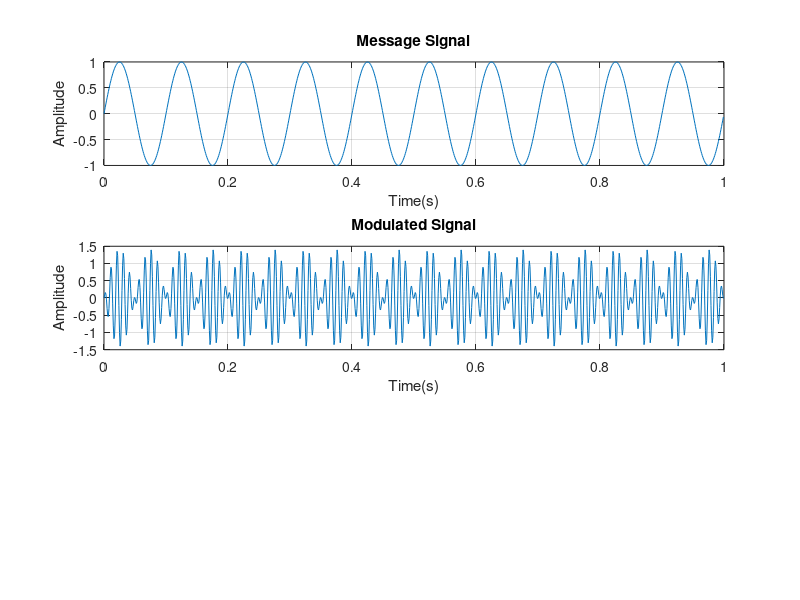
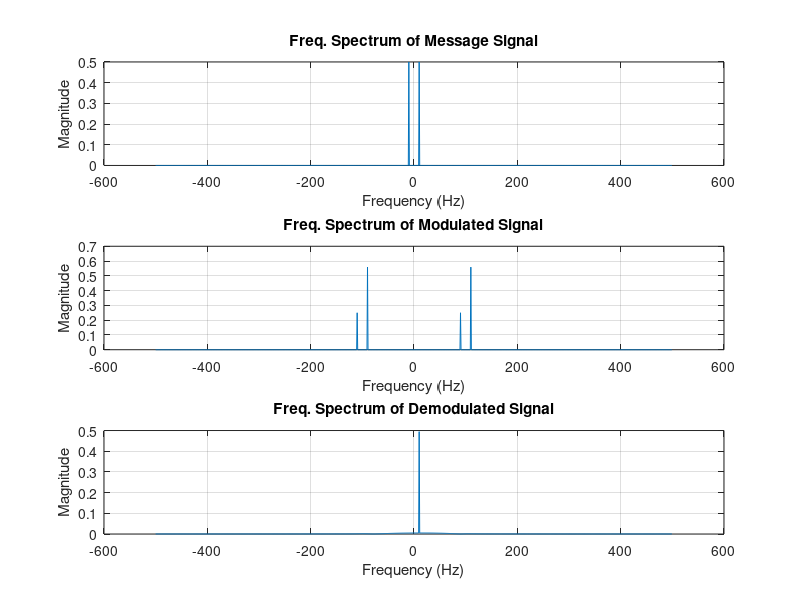
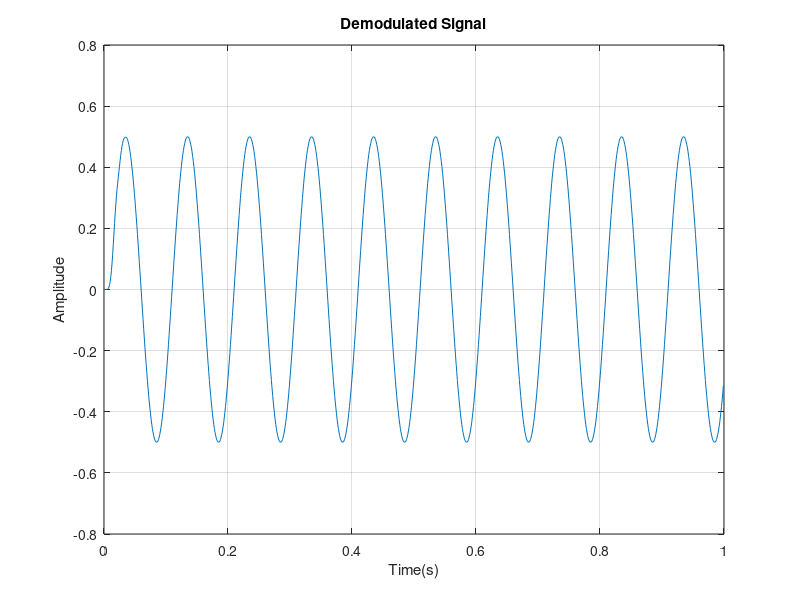

Reproduce these figures in MATLAB, in order.
clc
clear all
close all
Fs = 1000; %Sampling frequency
fc = 100; %Carrier Frequency
fm = 10;  %Message Frequency
dt = 1/Fs;   %Sample period
t = 0:dt:1-dt;      %Time interval
m = sin(2*pi*fm*t); %message signal
subplot (3,1,1);
plot (t,m);
xlabel ('Time(s)');
ylabel ('Amplitude');
title ('Message Signal');
grid on
mh = hilbert(m);
subplot (3,1,2)
plot (t,mh)
xlabel ('Time(s)')
ylabel ('Amplitude')
title ('Hilber Transform of Message Signal')
grid on
s = m.*cos(2*pi*fc*t) + mh.*sin(2*pi*fc*t);
subplot (3,1,2);
plot (t,s);
xlabel ('Time(s)');
ylabel ('Amplitude');
title ('Modulated Signal');
grid on
M = fftshift(fft(m));
MH = fftshift(fft(mh));
S = fftshift(fft(s));
f = -Fs/2:1:Fs/2-1;
figure
subplot(3,1,1)
plot(f,abs(M)/Fs);
title('Freq. Spectrum of Message Signal')
xlabel('Frequency (Hz)')
ylabel('Magnitude')
grid on
subplot(3,1,2)
plot(f,abs(S)/Fs);
title('Freq. Spectrum of Modulated Signal')
xlabel('Frequency (Hz)')
ylabel('Magnitude')
grid on
r_lo = s.*sin(2*pi*fc*t);
[b,a] = butter(10,2*fc/Fs);
r_flt = filter(b,a,r_lo);
R_flt = fftshift(fft(r_flt));
subplot(3,1,3)
plot(f,abs(R_flt)/Fs);
title('Freq. Spectrum of Demodulated Signal')
xlabel('Frequency (Hz)')
ylabel('Magnitude')
grid on
figure
plot(t,r_flt)
xlabel('Time(s)')
ylabel('Amplitude')
title('Demodulated Signal')
grid on